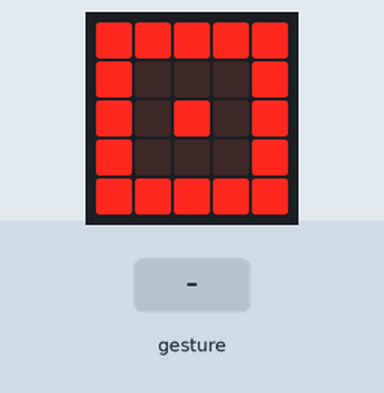
Simulated run of this program. Board: BBC micro:bit (MakeCode). Shown: the board's 5×5 LED display. The test bench sets the inputs (shaded band). A tilt is held for 1.5 s and a shake lasts 1 s, then the board lies face up again.

Above: at 1.2 s.
1.3 s: gesture 'tilt right'
At 1.94 s:
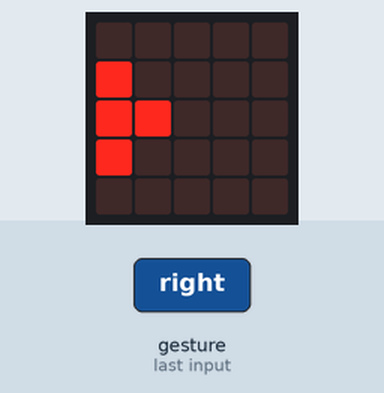
4.3 s: gesture 'shake'
At 5.2 s:
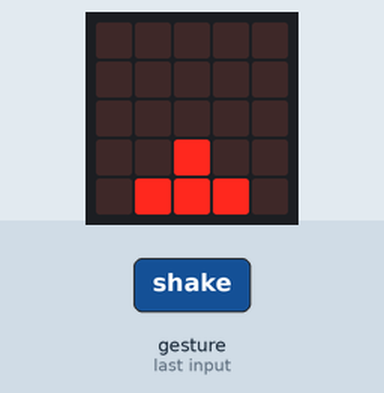
7.3 s: gesture 'tilt left'
At 7.64 s:
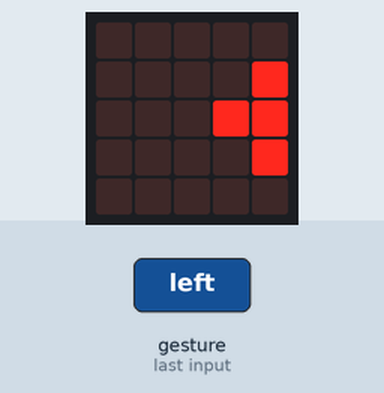
Timing chart, 0 to 10.3 s (numbered marks = the images above; inputs shaded):
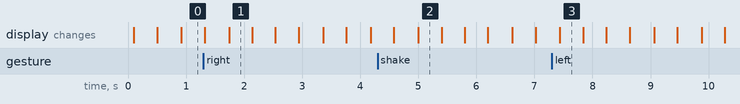

The program:

main.ts
```typescript
let a = 0
input.onGesture(Gesture.ScreenUp, function () {
    a = 4
})
input.onGesture(Gesture.TiltRight, function () {
    a = 2
})
input.onGesture(Gesture.Shake, function () {
    a = 3
})
input.onGesture(Gesture.TiltLeft, function () {
    a = 1
})
basic.forever(function () {
    if (a == 1) {
        basic.showLeds(`
            . . . . .
            . . . . #
            . . . # #
            . . . . #
            . . . . .
            `)
        basic.showLeds(`
            . . . # .
            . . # # .
            . # # # #
            . . # # .
            . . . # .
            `)
        basic.showLeds(`
            . # . . .
            # # . . .
            # # # # .
            # # . . .
            . # . . .
            `)
        basic.showLeds(`
            # . . . .
            # . . . .
            # # # . .
            # . . . .
            # . . . .
            `)
    } else if (a == 2) {
        basic.showLeds(`
            . . . . .
            # . . . .
            # # . . .
            # . . . .
            . . . . .
            `)
        basic.showLeds(`
            . # . . .
            . # # . .
            # # # # .
            . # # . .
            . # . . .
            `)
        basic.showLeds(`
            . . . # .
            . . . # #
            . # # # #
            . . . # #
            . . . # .
            `)
        basic.showLeds(`
            . . . . #
            . . . . #
            . . # # #
            . . . . #
            . . . . #
            `)
    } else if (a == 3) {
        basic.showLeds(`
            . . . . .
            . . . . .
            . . . . .
            . . # . .
            . # # # .
            `)
        basic.showLeds(`
            . . . . .
            . . # . .
            . # # # .
            # # # # #
            . . # . .
            `)
        basic.showLeds(`
            . # # # .
            # # # # #
            . . # . .
            . . # . .
            . . . . .
            `)
        basic.showLeds(`
            . . # . .
            . . # . .
            . . . . .
            . . . . .
            . . . . .
            `)
    } else if (a == 4) {
        basic.showLeds(`
            # # # # #
            # . . . #
            # . # . #
            # . . . #
            # # # # #
            `)
        basic.showLeds(`
            . . . . .
            . # # # .
            . # . # .
            . # # # .
            . . . . .
            `)
    }
})
```

test.ts
```typescript
// aquí va el archivo "tests"; esto no se compilará cuando este paquete se utilice como una extensión.
```

Measured:
- after the input at 1.3 s, the display: first differs from a run without the input after 0.44 s (image 1)
- after the input at 4.3 s, the display: first differs from a run without the input after 0.70 s (image 2)
- after the input at 7.3 s, the display: changes after 0.14 s (image 3)
- what the display in image 1 shows lasts 0.4 s, from 1.7 s to 2.1 s
